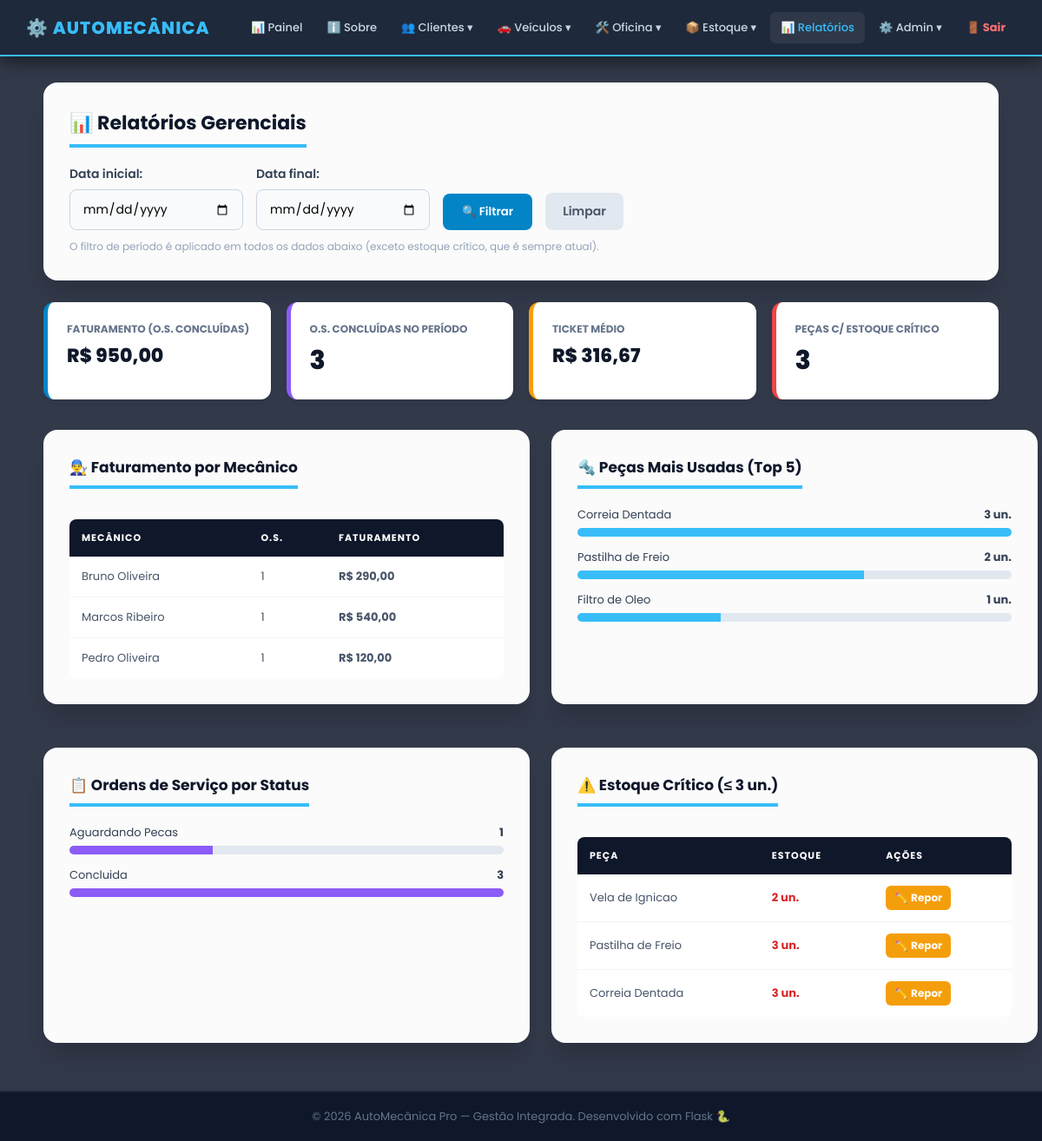
Page /relatorios (signed in) on the committed database.
### app.py (models this page shows)
class Mecanico(db.Model):
    __tablename__ = 'mecanico'
    id_mecanico   = db.Column(db.Integer, primary_key=True)
    nome          = db.Column(db.String(100), nullable=False)
    especialidade = db.Column(db.String(50))
    ordens        = db.relationship('OrdemServico', backref='mecanico', lazy=True)

class Peca(db.Model):
    __tablename__ = 'peca'
    id_peca            = db.Column(db.Integer, primary_key=True)
    descricao          = db.Column(db.String(150), nullable=False)
    preco_base         = db.Column(db.Numeric(10, 2), nullable=False)
    quantidade_estoque = db.Column(db.Integer, default=0)

class OrdemServico(db.Model):
    __tablename__ = 'ordem_servico'
    id_os         = db.Column(db.Integer, primary_key=True)
    data_entrada  = db.Column(db.Date, nullable=False)
    data_previsao = db.Column(db.Date)
    status        = db.Column(db.String(30), default='Aberta')
    valor_total   = db.Column(db.Numeric(10, 2), default=0.00)
    id_veiculo    = db.Column(db.Integer, db.ForeignKey('veiculo.id_veiculo',   ondelete='CASCADE'),  nullable=False)
    id_mecanico   = db.Column(db.Integer, db.ForeignKey('mecanico.id_mecanico', ondelete='RESTRICT'), nullable=False)
    pecas_os      = db.relationship('OsPeca',    backref='ordem', lazy=True, cascade='all, delete-orphan')
    servicos_os   = db.relationship('OsServico', backref='ordem', lazy=True, cascade='all, delete-orphan')

### app.py (the view)
@app.route('/relatorios')
@login_required
def relatorios():
    data_inicio = request.args.get('data_inicio', '').strip()
    data_fim    = request.args.get('data_fim', '').strip()
    d_inicio = None
    d_fim    = None
    try:
        if data_inicio:
            d_inicio = date.fromisoformat(data_inicio)
        if data_fim:
            d_fim = date.fromisoformat(data_fim)
    except ValueError:
        flash('Datas informadas em formato inválido. Filtro ignorado.', 'erro')
        data_inicio, data_fim = '', ''
        d_inicio = d_fim = None
    def aplicar_filtro_data(q):
        if d_inicio:
            q = q.filter(OrdemServico.data_entrada >= d_inicio)
        if d_fim:
            q = q.filter(OrdemServico.data_entrada <= d_fim)
        return q
    query_concluidas = aplicar_filtro_data(
        OrdemServico.query.filter(OrdemServico.status == 'Concluida'))
    ordens_concluidas = query_concluidas.all()
    faturamento_total = sum(float(o.valor_total) for o in ordens_concluidas)
    qtd_os_concluidas = len(ordens_concluidas)
    ticket_medio      = (faturamento_total / qtd_os_concluidas) if qtd_os_concluidas else 0
    q_mec = (db.session.query(Mecanico.nome,
                               db.func.count(OrdemServico.id_os),
                               db.func.coalesce(db.func.sum(OrdemServico.valor_total), 0))
              .join(OrdemServico, OrdemServico.id_mecanico == Mecanico.id_mecanico)
              .filter(OrdemServico.status == 'Concluida'))
    por_mecanico = aplicar_filtro_data(q_mec).group_by(Mecanico.id_mecanico).order_by(Mecanico.nome).all()
    q_pecas = (db.session.query(Peca.descricao, db.func.sum(OsPeca.quantidade).label('total'))
               .join(OsPeca, OsPeca.id_peca == Peca.id_peca)
               .join(OrdemServico, OrdemServico.id_os == OsPeca.id_os))
    pecas_mais_usadas = aplicar_filtro_data(q_pecas).group_by(Peca.id_peca).order_by(db.desc('total')).limit(5).all()
    q_status = aplicar_filtro_data(
        db.session.query(OrdemServico.status, db.func.count(OrdemServico.id_os)))
    status_contagem = q_status.group_by(OrdemServico.status).all()
    pecas_estoque_baixo = Peca.query.filter(Peca.quantidade_estoque <= 3).order_by(Peca.quantidade_estoque).all()
    return render_template('relatorio/relatorio.html', controller='relatorio',
                           faturamento_total=faturamento_total, qtd_os_concluidas=qtd_os_concluidas,
                           ticket_medio=ticket_medio, por_mecanico=por_mecanico,
                           pecas_mais_usadas=pecas_mais_usadas, status_contagem=status_contagem,
                           pecas_estoque_baixo=pecas_estoque_baixo,
                           data_inicio=data_inicio, data_fim=data_fim)

### app.py (called while the page is built, shortened)
def login_required(f):
    @wraps(f)
    def decorated(*args, **kwargs):
        if 'usuario_id' not in session:
            return redirect(url_for('login'))
        return f(*args, **kwargs)
    return decorated

def format_brl(value):
    try:
        return f"R$ {float(value):,.2f}".replace(',', 'X').replace('.', ',').replace('X', '.')
    except:
        return 'R$ 0,00'

@app.before_request
def ensure_db():
    global _db_initialized

@app.before_request
def csrf_protect():
    if request.method == 'POST':
        token_sessao = session.get('_csrf_token')
        token_form   = request.form.get('csrf_token')
        if not token_sessao or not token_form or not hmac.compare_digest(token_sessao, token_form):
            abort(400, description='Token CSRF invalido ou ausente. Recarregue a pagina e tente novamente.')

### templates/relatorio/relatorio.html
{% extends 'base.html' %}
{% block content %}
<div class="dashboard-container">
    <div class="cartao">
        <h3>📊 Relatórios Gerenciais</h3>
        <form method="GET" action="{{ url_for('relatorios') }}" style="display:flex;gap:15px;align-items:flex-end;flex-wrap:wrap;">
            <div class="grupo-input" style="margin-bottom:0;max-width:200px;">
                <label>Data inicial:</label>
                <input type="date" name="data_inicio" class="input-form" value="{{ data_inicio }}">
            </div>
            <div class="grupo-input" style="margin-bottom:0;max-width:200px;">
                <label>Data final:</label>
                <input type="date" name="data_fim" class="input-form" value="{{ data_fim }}">
            </div>
            <button type="submit" class="btn btn-blue" style="padding:11px 22px;width:auto;">🔍 Filtrar</button>
            <a href="{{ url_for('relatorios') }}" style="background:#e2e8f0;color:#475569;padding:11px 20px;border-radius:8px;text-decoration:none;font-size:14px;font-weight:600;">Limpar</a>
        </form>
        <p style="margin-top:10px;font-size:12px;color:#94a3b8;">O filtro de período é aplicado em todos os dados abaixo (exceto estoque crítico, que é sempre atual).</p>
    </div>
    <div class="metric-grid">
        <div class="metric-card border-blue">
            <h4>Faturamento (O.S. Concluídas)</h4>
            <span style="font-size:22px;">{{ format_brl(faturamento_total) }}</span>
        </div>
        <div class="metric-card border-purple">
            <h4>O.S. Concluídas no Período</h4>
            <span>{{ qtd_os_concluidas }}</span>
        </div>
        <div class="metric-card border-orange">
            <h4>Ticket Médio</h4>
            <span style="font-size:22px;">{{ format_brl(ticket_medio) }}</span>
        </div>
        <div class="metric-card border-red">
            <h4>Peças c/ Estoque Crítico</h4>
            <span>{{ pecas_estoque_baixo|length }}</span>
        </div>
    </div>
    <div style="display:grid;grid-template-columns:1fr 1fr;gap:25px;">
        <div class="cartao">
            <h3 style="font-size:17px;">👨‍🔧 Faturamento por Mecânico</h3>
            <div class="tabela-wrapper">
                <table>
                    <thead><tr><th>Mecânico</th><th>O.S.</th><th>Faturamento</th></tr></thead>
                    <tbody>
                        {% for nome, qtd, total in por_mecanico %}
                        <tr><td>{{ nome }}</td><td>{{ qtd }}</td><td><b>{{ format_brl(total) }}</b></td></tr>
                        {% else %}
                        <tr><td colspan="3" style="text-align:center;color:#94a3b8;padding:20px;">Sem O.S. concluídas no período.</td></tr>
                        {% endfor %}
                    </tbody>
                </table>
            </div>
        </div>
        <div class="cartao">
            <h3 style="font-size:17px;">🔩 Peças Mais Usadas (Top 5)</h3>
            {% if pecas_mais_usadas %}
                {% set max_qtd = pecas_mais_usadas[0][1] %}
                {% for desc, total in pecas_mais_usadas %}
                <div style="margin-bottom:14px;">
                    <div style="display:flex;justify-content:space-between;font-size:13px;margin-bottom:5px;color:#334155;">
                        <span>{{ desc }}</span><b>{{ total }} un.</b>
                    </div>
                    <div style="background:#e2e8f0;border-radius:6px;height:10px;overflow:hidden;">
                        <div style="background:#38bdf8;height:100%;width:{{ (total / max_qtd * 100)|round(0,'floor')|int }}%;"></div>
                    </div>
                </div>
                {% endfor %}
            {% else %}
                <p style="text-align:center;color:#94a3b8;padding:20px;">Nenhuma peça lançada em O.S. ainda.</p>
            {% endif %}
        </div>
        <div class="cartao">
            <h3 style="font-size:17px;">📋 Ordens de Serviço por Status</h3>
            {% if status_contagem %}
                {% set max_status = status_contagem|map(attribute=1)|max %}
                {% for status, qtd in status_contagem %}
                <div style="margin-bottom:14px;">
                    <div style="display:flex;justify-content:space-between;font-size:13px;margin-bottom:5px;color:#334155;">
                        <span>{{ status }}</span><b>{{ qtd }}</b>
                    </div>
                    <div style="background:#e2e8f0;border-radius:6px;height:10px;overflow:hidden;">
                        <div style="background:#8b5cf6;height:100%;width:{{ (qtd / max_status * 100)|round(0,'floor')|int }}%;"></div>
                    </div>
                </div>
                {% endfor %}
            {% else %}
                <p style="text-align:center;color:#94a3b8;padding:20px;">Nenhuma O.S. cadastrada.</p>
            {% endif %}
        </div>
        <div class="cartao">
            <h3 style="font-size:17px;">⚠️ Estoque Crítico (≤ 3 un.)</h3>
            <div class="tabela-wrapper">
                <table>
                    <thead><tr><th>Peça</th><th>Estoque</th><th>Ações</th></tr></thead>
                    <tbody>
                        {% for p in pecas_estoque_baixo %}
                        <tr>
                            <td>{{ p.descricao }}</td>
                            <td style="color:#dc2626;font-weight:700;">{{ p.quantidade_estoque }} un.</td>
                            <td><a href="{{ url_for('peca_editar', id=p.id_peca) }}" class="btn-ed">✏️<span class="txt"> Repor</span></a></td>
                        </tr>
                        {% else %}
                        <tr><td colspan="3" style="text-align:center;color:#94a3b8;padding:20px;">Estoque saudável, nada crítico.</td></tr>
                        {% endfor %}
                    </tbody>
                </table>
            </div>
        </div>
    </div>
</div>
{% endblock %}

### static/css/main.css (style rules this page uses)
* { margin:0; padding:0; box-sizing:border-box; font-family:'Poppins',sans-serif; }
body { display:flex; flex-direction:column; min-height:100vh; color:#334155; background: url('https://images.unsplash.com/photo-1619642751034-765dfdf7c58e?q=80&w=1920&auto=format&fit=crop') no-repeat center center fixed; background-size:cover; }
.cartao { background-color:rgba(255,255,255,0.98); width:100%; padding:30px; border-radius:16px; box-shadow:0 20px 25px -5px rgba(0,0,0,0.15); margin-bottom:25px; }
.cartao h3 { margin-bottom:20px; color:#0f172a; font-size:22px; border-bottom:4px solid #38bdf8; padding-bottom:8px; display:inline-block; }
.grupo-input { margin-bottom:18px; width:100%; }
label { display:block; font-weight:600; margin-bottom:7px; color:#334155; font-size:14px; }
.input-form, select.input-form { width:100%; padding:11px 14px; border:1px solid #cbd5e1; border-radius:8px; font-size:14px; outline:none; transition:0.3s; background-color:#f8fafc; font-family:'Poppins',sans-serif; }
.tabela-wrapper { overflow-x:auto; -webkit-overflow-scrolling:touch; margin-top:15px; border-radius:8px; }
table { width:100%; border-collapse:collapse; background-color:white; min-width:500px; }
th { background-color:#0f172a; padding:13px 14px; text-align:left; color:white; font-size:11px; text-transform:uppercase; letter-spacing:1px; white-space:nowrap; }
td { padding:13px 14px; border-bottom:1px solid #f1f5f9; font-size:13px; color:#475569; }
tr:last-child td { border-bottom:none; }
.btn { display:inline-block; padding:11px 20px; border-radius:8px; text-decoration:none; font-weight:600; cursor:pointer; border:none; transition:0.3s; text-align:center; }
.btn-blue { background-color:#0284c7 !important; color:white !important; }
.btn-ed, .btn-ex, .btn-det, .btn-ok { display:inline-flex; align-items:center; gap:4px; padding:5px 10px; border-radius:6px; text-decoration:none; font-weight:700; font-size:12px; white-space:nowrap; cursor:pointer; border:none; transition:0.2s; }
.btn-ed { background:#f59e0b; color:white; }
.btn-ed .txt, .btn-ex .txt, .btn-det .txt, .btn-ok .txt { display:inline; }
.dashboard-container { width:100%; max-width:1100px; margin:0 auto; }
.metric-grid { display:grid; grid-template-columns:repeat(auto-fit,minmax(200px,1fr)); gap:18px; margin-bottom:35px; }
.metric-card { background-color:white; padding:22px; border-radius:12px; box-shadow:0 4px 6px rgba(0,0,0,0.05); }
.metric-card h4 { color:#64748b; font-size:12px; text-transform:uppercase; margin-bottom:5px; }
.metric-card span { font-size:30px; font-weight:800; color:#0f172a; }
.border-blue { border-left:5px solid #0284c7; }
.border-purple { border-left:5px solid #8b5cf6; }
.border-orange { border-left:5px solid #f59e0b; }
.border-red { border-left:5px solid #ef4444; }

### rows in the picture
Mecanico: nome "Bruno Oliveira", qtd "1", format_brl "R$ 290,00"
Mecanico: nome "Marcos Ribeiro", qtd "1", format_brl "R$ 540,00"
Mecanico: nome "Pedro Oliveira", qtd "1", format_brl "R$ 120,00"
Peca: descricao "Correia Dentada", total "3", {{ (total / max_qtd * 100)|round(0,'floor')|int }} 100 (drawn), quantidade_estoque "3"
Peca: descricao "Pastilha de Freio", id_peca "2", {{ (total / max_qtd * 100)|round(0,'floor')|int }} 66 (drawn), quantidade_estoque "3"
Peca: descricao "Filtro de Oleo", id_peca "1", {{ (total / max_qtd * 100)|round(0,'floor')|int }} 33 (drawn)
OrdemServico: status "Aguardando Pecas", qtd "1", {{ (qtd / max_status * 100)|round(0,'floor')|int }} 33 (drawn)
OrdemServico: status "Concluida", qtd "3", {{ (qtd / max_status * 100)|round(0,'floor')|int }} 100 (drawn)
Peca: descricao "Vela de Ignicao", quantidade_estoque "2"

### other values in the picture
{{ qtd_os_concluidas }} "3"
{{ pecas_estoque_baixo|length }} "3"
